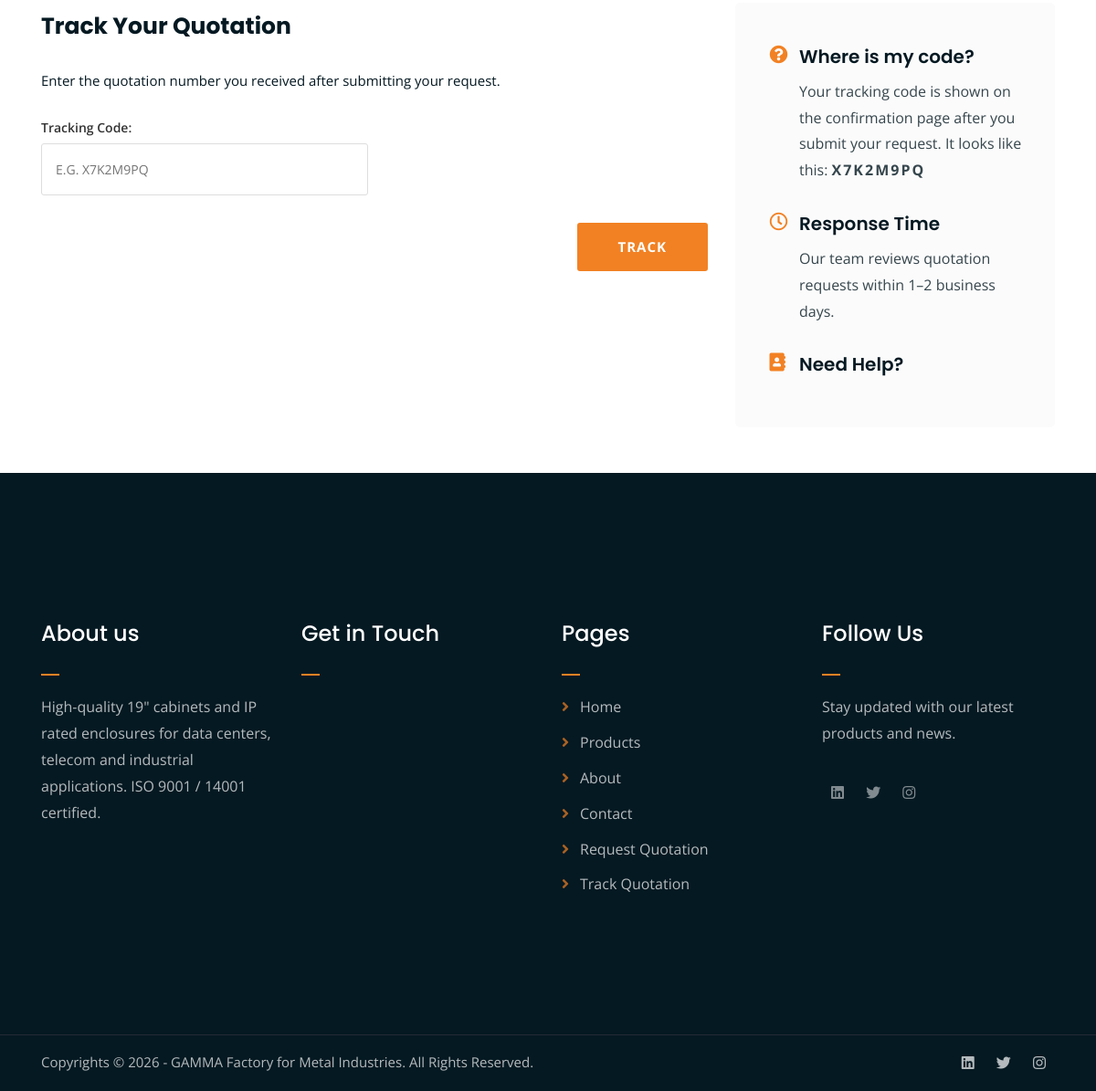
The app's page /tracking/ (lower part), older data.
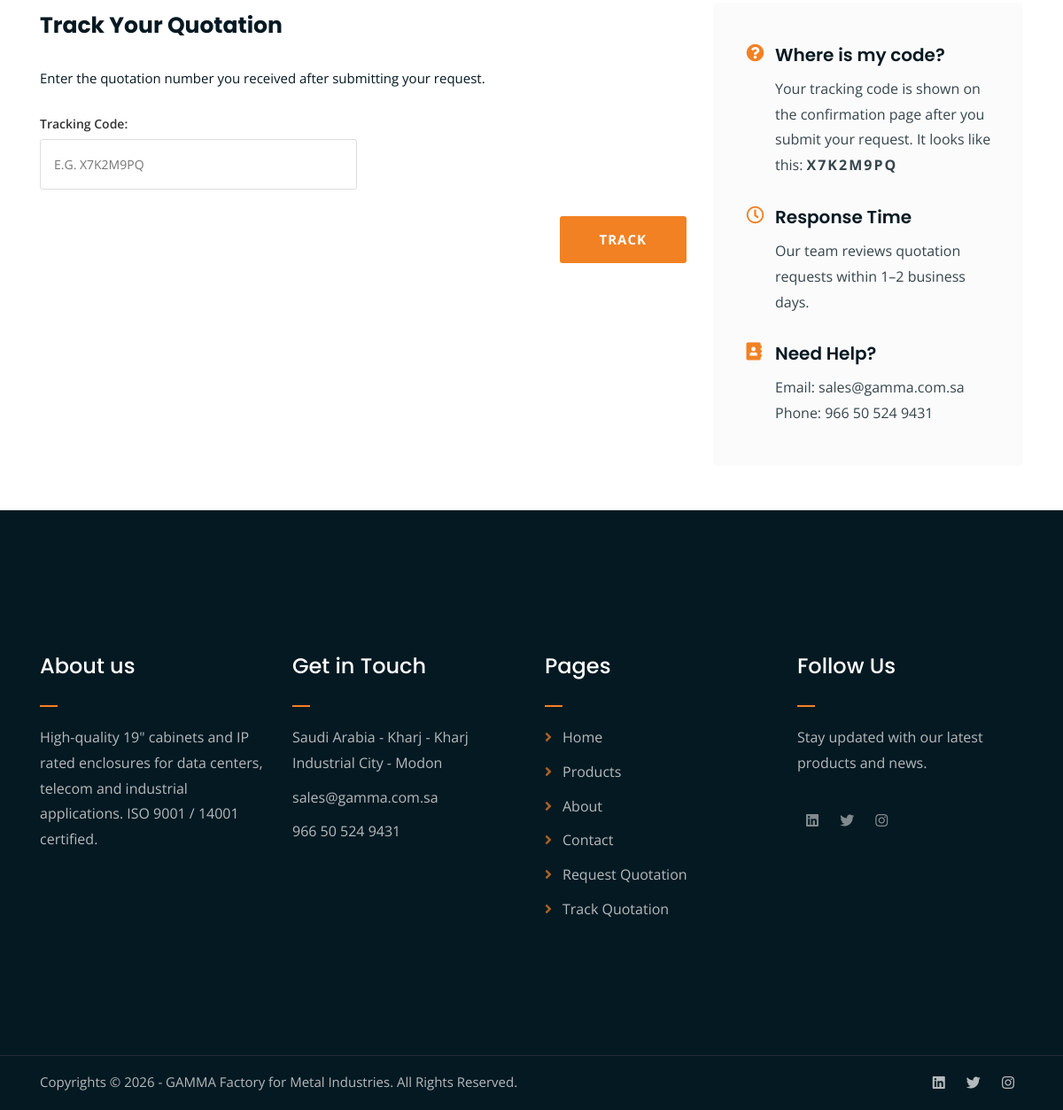
The same page, newer data.
### company/models.py (models this page shows, shortened)
class CompanyProfile(models.Model):
    catalogue     = models.FileField(upload_to='catalogue/', blank=True, null=True)
    email         = models.EmailField(blank=True)
    phone         = models.CharField(max_length=50, blank=True)
    address       = models.TextField(blank=True)
    working_hours = models.CharField(max_length=100, blank=True)
    map_link      = models.CharField(max_length=500, blank=True, help_text="Google Maps embed URL (optional)")
    class Meta:
        verbose_name        = 'Company Profile'
        verbose_name_plural = 'Company Profile'

### pages/views.py (the view, shortened to what this page needs)
# urls.py: path('tracking/', views.tracking, name='tracking'),
def tracking(request):
    quotation  = None
    all_items  = []
    error      = None
    company    = CompanyProfile.objects.first()
    return render(request, 'tracking.html', {
        'quotation': quotation,
        'all_items': all_items,
        'error'    : error,
        'company'  : company,
    })

### templates/tracking.html (shortened to what this page needs)
{% extends 'base.html' %}
{% load static %}
{% block content %}
<div class="page-section mt-50 mb-50">
    <div class="container">
        <div class="row">
            <div class="col-lg-8 mb-5 mb-lg-0">
                <div class="form-heading">
                    <h2>Track Your Quotation</h2>
                    <p>Enter the quotation number you received after submitting your request.</p>
                </div>
                <div class="form-wrapper">
                    <form method="POST">
                        <p>
                            <label class="form-label">Tracking Code:</label>
                            <input type="text" name="quotation_number" placeholder="e.g. X7K2M9PQ" style="text-transform:uppercase;" required>
                        </p>
                        <p class="form-submit">
                            <input type="submit" value="Track">
                        </p>
                    </form>
                </div>
            </div>
            <div class="col-lg-4">
                <div class="info-box">
                    <div class="info-row">
                        <h4><i class="fas fa-question-circle"></i> Where is my code?</h4>
                        <p>Your tracking code is shown on the confirmation page after you submit your request. It looks like this: <strong style="letter-spacing:2px;">X7K2M9PQ</strong></p>
                    </div>
                    <div class="info-row">
                        <h4><i class="far fa-clock"></i> Response Time</h4>
                        <p>Our team reviews quotation requests within 1–2 business days.</p>
                    </div>
                    <div class="info-row">
                        <h4><i class="fas fa-address-book"></i> Need Help?</h4>
                        <p>
                            {% if company.email %}Email: {{ company.email }}{% endif %}
                            {% if company.email and company.phone %}<br>{% endif %}
                            {% if company.phone %}Phone: {{ company.phone }}{% endif %}
                        </p>
                    </div>
                </div>
            </div>
        </div>
    </div>
</div>
{% endblock %}

### templates/shared/footer.html (shortened to what this page needs)
{% load static %}
<div class="footer-main">
    <div class="container">
        <div class="row">
            <div class="col-lg-3 col-md-6">
                <div class="footer-column">
                    <h2 class="footer-heading">About us</h2>
                    <p>High-quality 19" cabinets and IP rated enclosures for data centers, telecom and industrial applications. ISO 9001 / 14001 certified.</p>
                </div>
            </div>
            <div class="col-lg-3 col-md-6">
                <div class="footer-column">
                    <h2 class="footer-heading">Get in Touch</h2>
                    <ul>
                        {% if company.address %}<li>{{ company.address }}</li>{% endif %}
                        {% if company.email %}<li>{{ company.email }}</li>{% endif %}
                        {% if company.phone %}<li>{{ company.phone }}</li>{% endif %}
                    </ul>
                </div>
            </div>
            <div class="col-lg-3 col-md-6">
                <div class="footer-column footer-links">
                    <h2 class="footer-heading">Pages</h2>
                    <ul>
                        <li><a href="{% url 'home' %}">Home</a></li>
                        <li><a href="{% url 'products' %}">Products</a></li>
                        <li><a href="{% url 'about' %}">About</a></li>
                        <li><a href="{% url 'contact' %}">Contact</a></li>
                        <li><a href="{% url 'quotation' %}">Request Quotation</a></li>
                        <li><a href="{% url 'tracking' %}">Track Quotation</a></li>
                    </ul>
                </div>
            </div>
            <div class="col-lg-3 col-md-6">
                <div class="footer-column">
                    <h2 class="footer-heading">Follow Us</h2>
                    <p>Stay updated with our latest products and news.</p>
                    <div class="social-links mt-3">
                        <ul>
                            <li><a href="https://www.linkedin.com" target="_blank"><i class="fab fa-linkedin"></i></a></li>
                            <li><a href="https://x.com" target="_blank"><i class="fab fa-twitter"></i></a></li>
                            <li><a href="https://www.instagram.com" target="_blank"><i class="fab fa-instagram"></i></a></li>
                        </ul>
                    </div>
                </div>
            </div>
        </div>
    </div>
</div>
<div class="copyright">
    <div class="container">
        <div class="row">
            <div class="col-lg-6 col-md-12">
                <p>Copyrights &copy; 2026 - GAMMA Factory for Metal Industries. All Rights Reserved.</p>
            </div>
            <div class="col-lg-6 text-right col-md-12">
                <div class="social-links">
                    <ul>
                        <li><a href="https://www.linkedin.com" target="_blank"><i class="fab fa-linkedin"></i></a></li>
                        <li><a href="https://x.com" target="_blank"><i class="fab fa-twitter"></i></a></li>
                        <li><a href="https://www.instagram.com" target="_blank"><i class="fab fa-instagram"></i></a></li>
                    </ul>
                </div>
            </div>
        </div>
    </div>
</div>

Row changes from the older to the newer data that the page shows:
added CompanyProfile: email "sales@gamma.com.sa", phone "966 50 524 9431", address "Saudi Arabia - Kharj - Kharj Industrial City - Modon"
Text that changed along with them:
text now shown: "Email: Phone:"
